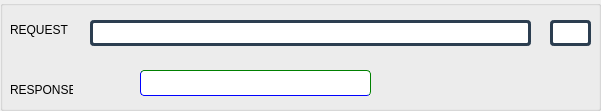
     <widget class="QGroupBox" name="groupBox_FF">
      <property name="geometry">
       <rect>
        <x>20</x>
        <y>320</y>
        <width>601</width>
        <height>111</height>
       </rect>
      </property>
      <property name="title">
       <string/>
      </property>
      <widget class="QLabel" name="label_19">
       <property name="geometry">
        <rect>
         <x>10</x>
         <y>20</y>
         <width>63</width>
         <height>20</height>
        </rect>
       </property>
       <property name="text">
        <string>REQUEST</string>
       </property>
      </widget>
      <widget class="QLineEdit" name="dataField2">
       <property name="geometry">
        <rect>
         <x>90</x>
         <y>20</y>
         <width>441</width>
         <height>26</height>
        </rect>
       </property>
       <property name="font">
        <font>
         <family>Times New Roman</family>
         <pointsize>12</pointsize>
         <bold>true</bold>
        </font>
       </property>
       <property name="styleSheet">
        <string notr="true"> QLineEdit { 
                              border-radius: 4px; 
                         color:rgb(0, 0, 0); 
                         background-color: rgb(255, 255, 255); 
                         border-color:  #2c3e50 ;
                          border-top-style:none;
                           border-width: 3px; border-style: solid;
} 

QLineEdit:focus { 
                         border-style:outset; 
                         border-width:4px; 
                         border-radius: 4px;
                         border-color: #E0E0E0;
                         color:rgb(0, 0, 0); 
                         background-color: #FFFFFF; } </string>
       </property>
       <property name="alignment">
        <set>Qt::AlignCenter</set>
       </property>
      </widget>
      <widget class="QLabel" name="label_18">
       <property name="geometry">
        <rect>
         <x>10</x>
         <y>80</y>
         <width>63</width>
         <height>20</height>
        </rect>
       </property>
       <property name="text">
        <string>RESPONSE</string>
       </property>
      </widget>
      <widget class="QLineEdit" name="receivedDataField2">
       <property name="geometry">
        <rect>
         <x>140</x>
         <y>70</y>
         <width>231</width>
         <height>26</height>
        </rect>
       </property>
       <property name="font">
        <font>
         <family>Times New Roman</family>
         <pointsize>14</pointsize>
         <bold>true</bold>
        </font>
       </property>
       <property name="styleSheet">
        <string notr="true"> QLineEdit { 
                         border-radius: 4px; 
                         color:rgb(0, 0, 0); 
                         background-color: rgb(255, 255, 255); 
                          border-color:  green green blue blue;border-top-style:none;
border-width: 1px; border-style: solid;} 

QLineEdit:focus { 
                         border-style:outset; 
                         border-width:4px; 
                         border-radius: 4px;
                         border-color: #25C6B2;
                         color:rgb(0, 0, 0); 
                         background-color: #FFFFFF; } </string>
       </property>
       <property name="alignment">
        <set>Qt::AlignCenter</set>
       </property>
      </widget>
      <widget class="QLineEdit" name="ByteCount">
       <property name="geometry">
        <rect>
         <x>550</x>
         <y>20</y>
         <width>41</width>
         <height>26</height>
        </rect>
       </property>
       <property name="styleSheet">
        <string notr="true">QLineEdit {          border-radius: 4px; 
                         color:rgb(0, 0, 0); 
                         background-color: rgb(255, 255, 255); 
                         border-color:  #2c3e50 ;
                          border-top-style:none;
                           border-width: 3px; border-style: solid; }</string>
       </property>
       <property name="alignment">
        <set>Qt::AlignCenter</set>
       </property>
      </widget>
     </widget>
